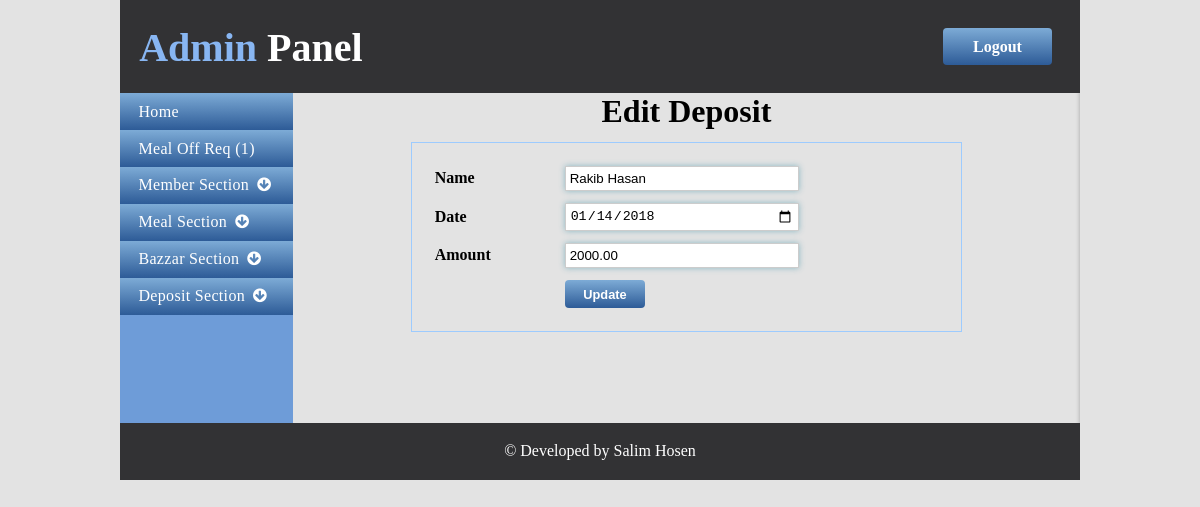
/admin/editDep.php?dpEditId=9 (signed in), run on the app's committed database.
### tables this page shows
CREATE TABLE `tbl_deposit` (
  `depId` int(11) NOT NULL,
  `uName` varchar(255) DEFAULT NULL,
  `depDate` varchar(255) DEFAULT NULL,
  `amount` float(10,2) DEFAULT NULL
);

### admin/classes/Deposit.php (called while the page is built, shortened)
<?php
	class Deposit{
		private $db;
		public function __construct(){
			$this->db = new Database();
		}
		public function getDepositbyId($dpEditId){
			$query = "select * from tbl_deposit where depId = '$dpEditId' limit 1";
			$res = $this->db->select($query);
			if($res){
				return $res;
			}else{
				return false;
			}
		}
	}
?>

### admin/lib/Database.php (called while the page is built, shortened)
<?php
	class Database{
		private $db_user = DB_USER;
		private $db_name = DB_NAME;
		private $db_pass = DB_PASS;
		private $db_host = DB_HOST;
		public $link;
		public function dbCon(){
			$this->link = new mysqli($this->db_host,$this->db_user,$this->db_pass,$this->db_name);
		}
		public function select($query){
			$res = $this->link->query($query)or die("Connection Fail".$this->link->error.__LINE__);
			if(mysqli_num_rows($res)>0){
				return $res;
			}else{
				return false;
			}
		}
	}
?>

### admin/editDep.php (the view, shortened to what this page needs)
<?php include "inc/header.php";?>
				<section>
					<?php include "inc/sidebar.php";?>
					<article>
						<?php
							if(isset($_GET['dpEditId'])){
								$dpEditId = $_GET['dpEditId'];
							}
						?>
						<h2>Edit Deposit</h2>
						<form action="" method="post">
							<table class="dep">
							<?php
								$edRes = $dep->getDepositbyId($dpEditId);
								if($edRes){
									while($vlu = $edRes->fetch_assoc()){
							?>
								<tr>
									<td>Name</td>
									<td><input autofocus type="text" name="name" value="<?php echo $vlu['uName'];?>"/></td>
								</tr>
								<tr>
									<td>Date</td>
									<td><input type="date" min="2018-01-01" value="<?php echo $vlu['depDate'];?>" name="date"/></td>
								</tr>
								<tr>
									<td>Amount</td>
									<td><input value="<?php echo $vlu['amount'];?>" type="text" name="amount"/></td>
								</tr>
								<tr>
									<td></td>
									<td><input type="submit" name="update" value="Update"/></td>
								</tr>
								<?php
									}
								}
								?>
							</table>
						</form>
					</article>
				</section>
				<?php include "inc/footer.php";?>

### css/style.css (style rules this page uses)
* { margin: 0; padding: 0; }
body,html { margin: 0; padding: 0; width: 100%; min-height: 100%; font-size: 1em; }
input[type='submit'] { cursor: pointer; }
header, section, article, footer { display: block; overflow: hidden; }
article h2 { text-align: center; padding-bottom: 1.5%; font-size: 2em; }
input[type="text"],input[type="password"] { width: 99%; padding: 4px; display: block; border: 1px solid #ccc; }
input[type='submit'] { background: #FF1493; border: none; display: block; padding: 3% 8%; font-size: 0.9em; font-weight: bold; color: #fff; border-radius: 4px; }
table { width: 100%; }
input[type="date"],select { display: block; float: left; width: 40%; margin-right: 5%; padding: 1.5%; }

### admin/css/adcss.css (style rules this page uses)
body { background: #e3e3e3; }
input[type='password'],input[type="text"], input[type="date"],input[type='file'],select { box-shadow: 0px 0px 6px #8CB8C4; display: block; padding: 4px; border: 1px solid #ccc; width: 80%; }
.loghead h2,input[type='submit'] { background: -moz-linear-gradient(top,#5A5A5C,#1D1D1D); background: -webkit-linear-gradient(top,#5A5A5C,#1D1D1D); background: -o-linear-gradient(top,#5A5A5C,#1D1D1D); }
.login a,.menu ul li,input[type='submit'] { background: -moz-linear-gradient(top,#7DABD6,#2D5B97); background: -webkit-linear-gradient(top,#7DABD6,#2D5B97); background: -o-linear-gradient(top,#7DABD6,#2D5B97); }
section { width: 100%; }
article { width: 82%; float: left; }
.dep { padding: 2%; border: 1px solid #9DCBFE; width: 70%; margin: 0px auto 20px; }
.dep td { padding: 1%; }
.dep td:first-child,.baz td:first-child { width: 25%; font-weight: bold; }
.dep input[type='text'],.dep input[type='date'] { width: 60%; }
.dep input[type='submit'],.baz input[type='submit'] { padding: 1.7% 5%; font-size: 0.8em; }

### data on the page
tbl_deposit: name "Rakib Hasan", date "01/14/2018", amount "2000.00"
